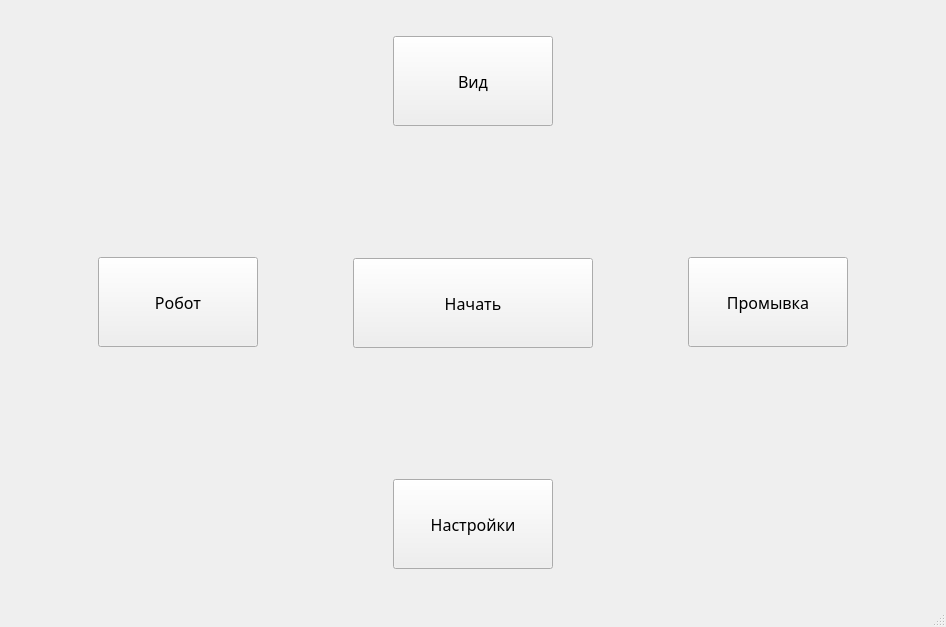
<?xml version="1.0" encoding="UTF-8"?>
<ui version="4.0">
 <class>MainWindow</class>
 <widget class="QMainWindow" name="MainWindow">
  <property name="geometry">
   <rect>
    <x>0</x>
    <y>0</y>
    <width>946</width>
    <height>627</height>
   </rect>
  </property>
  <property name="minimumSize">
   <size>
    <width>480</width>
    <height>320</height>
   </size>
  </property>
  <property name="maximumSize">
   <size>
    <width>4800</width>
    <height>3200</height>
   </size>
  </property>
  <property name="windowTitle">
   <string>MainWindow</string>
  </property>
  <widget class="QWidget" name="centralwidget">
   <layout class="QVBoxLayout" name="verticalLayout_2">
    <item>
     <spacer name="verticalSpacer_4">
      <property name="orientation">
       <enum>Qt::Vertical</enum>
      </property>
      <property name="sizeType">
       <enum>QSizePolicy::Fixed</enum>
      </property>
      <property name="sizeHint" stdset="0">
       <size>
        <width>456</width>
        <height>27</height>
       </size>
      </property>
     </spacer>
    </item>
    <item>
     <layout class="QHBoxLayout" name="horizontalLayout_4">
      <item>
       <spacer name="horizontalSpacer">
        <property name="orientation">
         <enum>Qt::Horizontal</enum>
        </property>
        <property name="sizeType">
         <enum>QSizePolicy::MinimumExpanding</enum>
        </property>
        <property name="sizeHint" stdset="0">
         <size>
          <width>27</width>
          <height>234</height>
         </size>
        </property>
       </spacer>
      </item>
      <item>
       <widget class="QPushButton" name="button_robot">
        <property name="minimumSize">
         <size>
          <width>160</width>
          <height>90</height>
         </size>
        </property>
        <property name="font">
         <font>
          <family>Siemens AD Sans</family>
          <pointsize>12</pointsize>
          <weight>50</weight>
          <bold>false</bold>
         </font>
        </property>
        <property name="text">
         <string>Робот</string>
        </property>
       </widget>
      </item>
      <item>
       <spacer name="horizontalSpacer_3">
        <property name="orientation">
         <enum>Qt::Horizontal</enum>
        </property>
        <property name="sizeHint" stdset="0">
         <size>
          <width>13</width>
          <height>234</height>
         </size>
        </property>
       </spacer>
      </item>
      <item>
       <layout class="QVBoxLayout" name="verticalLayout">
        <item>
         <layout class="QHBoxLayout" name="horizontalLayout_3">
          <item>
           <spacer name="horizontalSpacer_5">
            <property name="orientation">
             <enum>Qt::Horizontal</enum>
            </property>
            <property name="sizeHint" stdset="0">
             <size>
              <width>40</width>
              <height>20</height>
             </size>
            </property>
           </spacer>
          </item>
          <item>
           <widget class="QPushButton" name="button_view">
            <property name="minimumSize">
             <size>
              <width>160</width>
              <height>90</height>
             </size>
            </property>
            <property name="font">
             <font>
              <family>Siemens AD Sans</family>
              <pointsize>12</pointsize>
              <weight>50</weight>
              <bold>false</bold>
             </font>
            </property>
            <property name="text">
             <string>Вид</string>
            </property>
           </widget>
          </item>
          <item>
           <spacer name="horizontalSpacer_6">
            <property name="orientation">
             <enum>Qt::Horizontal</enum>
            </property>
            <property name="sizeHint" stdset="0">
             <size>
              <width>40</width>
              <height>20</height>
             </size>
            </property>
           </spacer>
          </item>
         </layout>
        </item>
        <item>
         <spacer name="verticalSpacer">
          <property name="orientation">
           <enum>Qt::Vertical</enum>
          </property>
          <property name="sizeHint" stdset="0">
           <size>
            <width>20</width>
            <height>40</height>
           </size>
          </property>
         </spacer>
        </item>
        <item>
         <layout class="QHBoxLayout" name="horizontalLayout_2">
          <item>
           <widget class="QPushButton" name="button_start">
            <property name="minimumSize">
             <size>
              <width>160</width>
              <height>90</height>
             </size>
            </property>
            <property name="font">
             <font>
              <family>Siemens AD Sans</family>
              <pointsize>12</pointsize>
              <weight>50</weight>
              <bold>false</bold>
             </font>
            </property>
            <property name="text">
             <string>Начать</string>
            </property>
           </widget>
          </item>
         </layout>
        </item>
        <item>
         <spacer name="verticalSpacer_2">
          <property name="orientation">
           <enum>Qt::Vertical</enum>
          </property>
          <property name="sizeHint" stdset="0">
           <size>
            <width>20</width>
            <height>40</height>
           </size>
          </property>
         </spacer>
        </item>
        <item>
         <layout class="QHBoxLayout" name="horizontalLayout">
          <item>
           <spacer name="horizontalSpacer_9">
            <property name="orientation">
             <enum>Qt::Horizontal</enum>
            </property>
            <property name="sizeHint" stdset="0">
             <size>
              <width>40</width>
              <height>20</height>
             </size>
            </property>
           </spacer>
          </item>
          <item>
           <widget class="QPushButton" name="button_settings">
            <property name="minimumSize">
             <size>
              <width>160</width>
              <height>90</height>
             </size>
            </property>
            <property name="font">
             <font>
              <family>Siemens AD Sans</family>
              <pointsize>12</pointsize>
              <weight>50</weight>
              <bold>false</bold>
             </font>
            </property>
            <property name="text">
             <string>Настройки</string>
            </property>
           </widget>
          </item>
          <item>
           <spacer name="horizontalSpacer_10">
            <property name="orientation">
             <enum>Qt::Horizontal</enum>
            </property>
            <property name="sizeHint" stdset="0">
             <size>
              <width>40</width>
              <height>20</height>
             </size>
            </property>
           </spacer>
          </item>
         </layout>
        </item>
       </layout>
      </item>
      <item>
       <spacer name="horizontalSpacer_4">
        <property name="orientation">
         <enum>Qt::Horizontal</enum>
        </property>
        <property name="sizeHint" stdset="0">
         <size>
          <width>13</width>
          <height>234</height>
         </size>
        </property>
       </spacer>
      </item>
      <item>
       <widget class="QPushButton" name="button_cip">
        <property name="minimumSize">
         <size>
          <width>160</width>
          <height>90</height>
         </size>
        </property>
        <property name="font">
         <font>
          <family>Siemens AD Sans</family>
          <pointsize>12</pointsize>
          <weight>50</weight>
          <bold>false</bold>
         </font>
        </property>
        <property name="text">
         <string>Промывка</string>
        </property>
       </widget>
      </item>
      <item>
       <spacer name="horizontalSpacer_2">
        <property name="orientation">
         <enum>Qt::Horizontal</enum>
        </property>
        <property name="sizeType">
         <enum>QSizePolicy::MinimumExpanding</enum>
        </property>
        <property name="sizeHint" stdset="0">
         <size>
          <width>27</width>
          <height>234</height>
         </size>
        </property>
       </spacer>
      </item>
     </layout>
    </item>
    <item>
     <spacer name="verticalSpacer_3">
      <property name="orientation">
       <enum>Qt::Vertical</enum>
      </property>
      <property name="sizeType">
       <enum>QSizePolicy::Fixed</enum>
      </property>
      <property name="sizeHint" stdset="0">
       <size>
        <width>456</width>
        <height>27</height>
       </size>
      </property>
     </spacer>
    </item>
   </layout>
  </widget>
  <widget class="QMenuBar" name="menubar">
   <property name="geometry">
    <rect>
     <x>0</x>
     <y>0</y>
     <width>946</width>
     <height>26</height>
    </rect>
   </property>
  </widget>
  <widget class="QStatusBar" name="statusbar"/>
 </widget>
 <resources/>
 <connections/>
</ui>
